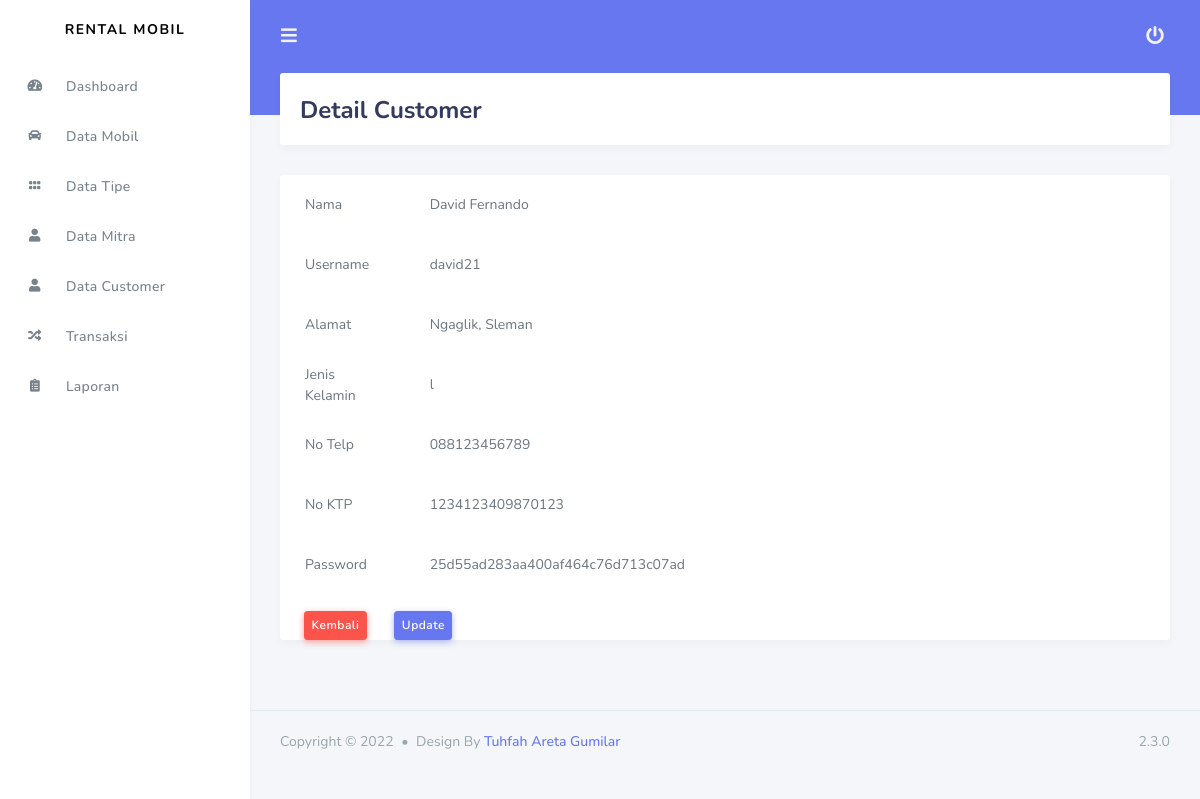
Page /admin/data_customer/detail_customer/11 on the committed database.
### tables this page shows
CREATE TABLE `tb_customer` (
  `id_customer` int(11) NOT NULL AUTO_INCREMENT,
  `nama` varchar(100) NOT NULL,
  `username` varchar(50) NOT NULL,
  `alamat` varchar(255) NOT NULL,
  `j_kelamin` varchar(20) NOT NULL,
  `no_telp` varchar(30) NOT NULL,
  `no_ktp` varchar(30) NOT NULL,
  `password` varchar(255) NOT NULL,
  PRIMARY KEY (`id_customer`)
);

### application/controllers/admin/Data_customer.php (called while the page is built, shortened)
<?php
class Data_customer extends CI_Controller
{
	public function detail_customer($id)
	{
		$data['detail'] = $this->rental_model->ambil_id_customer($id);
		$this->load->view('templates_admin/header');
		$this->load->view('templates_admin/sidebar');
		$this->load->view('admin/detail_customer',$data);
		$this->load->view('templates_admin/footer');
	}
}
 ?>

### index.php (called while the page is built, shortened)
<?php
require_once BASEPATH . 'core/CodeIgniter.php';

### application/models/Rental_model.php (called while the page is built, shortened)
<?php
class rental_model extends CI_Model{
	public function ambil_id_customer($id)
	{
		$hasil = $this->db->where('id_customer', $id)->get('tb_customer');
		if($hasil->num_rows() >0)
		{
			return $hasil->result();
		}
		else
		{
			return false;
		}
	}
}

### application/views/admin/detail_customer.php (the view)
<div class="main-content">
    <section class="section">
        <div class="section-header">
            <h1>Detail Customer</h1>
        </div>
    </section>
    <?php foreach($detail as $dt) : ?>
        <div class="card">
            <div class="row">
                <div class="col-md-6">
                    <table class="table">
                        <tr>
                        	<td>Nama</td>
                        	<td><?php echo $dt->nama ?></td>
                        </tr>
                        <tr>
                        	<td>Username</td>
                        	<td><?php echo $dt->username ?></td>
                        </tr>
                        <tr>
                        	<td>Alamat</td>
                        	<td><?php echo $dt->alamat ?></td>
                        </tr>
                        <tr>
                        	<td>Jenis Kelamin</td>
                        	<td><?php echo $dt->j_kelamin ?></td>
                        </tr>
                        <tr>
                        	<td>No Telp</td>
                        	<td><?php echo $dt->no_telp ?></td>
                        </tr>
                        <tr>
                        	<td>No KTP</td>
                        	<td><?php echo $dt->no_ktp ?></td>
                        </tr>
                        <tr>
                        	<td>Password</td>
                        	<td><?php echo $dt->password ?></td>
                        </tr>
                    </table>
                    <a class="btn btn-sm btn-danger ml-4" href="<?php echo base_url('admin/data_customer') ?>">Kembali</a>
                    <a class="btn btn-sm btn-primary ml-4" href="<?php echo base_url('admin/data_customer/update_customer/'.$dt->id_customer) ?>">Update</a>
                </div>
            </div>
        </div>
    <?php endforeach; ?>
</div>

### rows in the picture
tb_customer: nama "David Fernando", username "david21", alamat "Ngaglik, Sleman", j_kelamin "l", no_telp "088123456789", no_ktp "1234123409870123", password "25d55ad283aa400af464c76d713c07ad"
